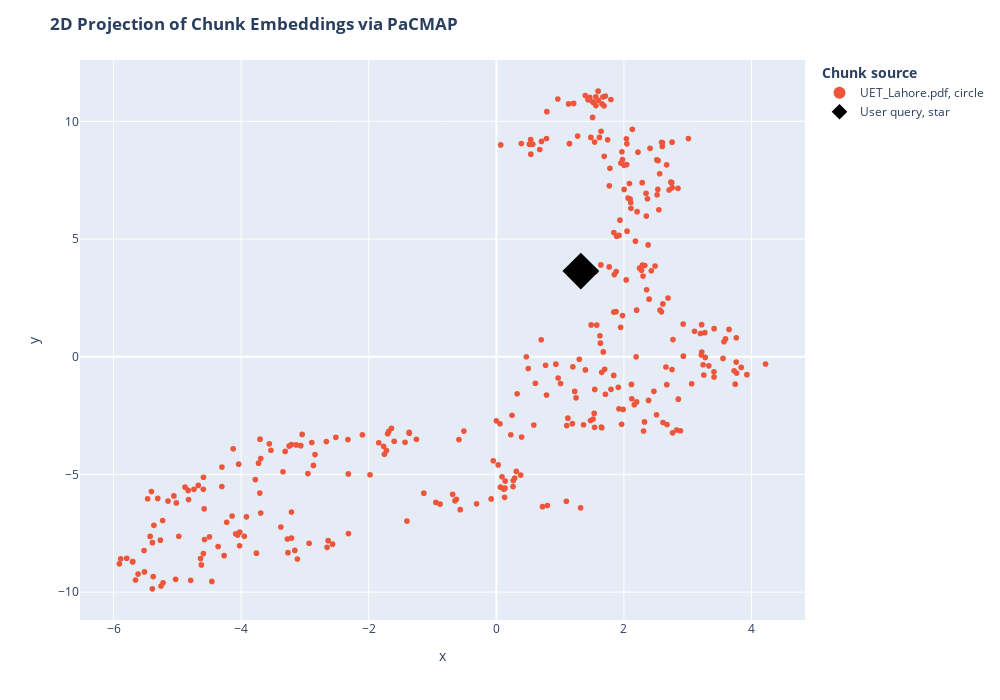

The notebook cell this image was saved under:
### Code cell
import pacmap # PaCMAP is a dimensionality reduction algorithm that preserves the global structure of the data
import numpy as np
import plotly.express as px

embedding_projector = pacmap.PaCMAP(
    n_components=2, n_neighbors=None, MN_ratio=0.5, FP_ratio=2.0, random_state=1
)

embeddings_2d = [
    list(KNOWLEDGE_VECTOR_DATABASE.index.reconstruct_n(idx, 1)[0])
    for idx in range(len(docs_processed))
] + [query_vector]

# Fit the data (the index of transformed data corresponds to the index of the original data)
documents_projected = embedding_projector.fit_transform(
    np.array(embeddings_2d), init="pca"
)
df = pd.DataFrame.from_dict(
    [
        {
            "x": documents_projected[i, 0],
            "y": documents_projected[i, 1],
            "source": docs_processed[i].metadata["source"].split("/")[1],
            "extract": docs_processed[i].page_content[:100] + "...",
            "symbol": "circle",
            "size_col": 4,
        }
        for i in range(len(docs_processed))
    ]
    + [
        {
            "x": documents_projected[-1, 0],
            "y": documents_projected[-1, 1],
            "source": "User query",
            "extract": user_query,
            "size_col": 100,
            "symbol": "star",
        }
    ]
)

# Visualize the embedding
fig = px.scatter(
    df,
    x="x",
    y="y",
    color="source",
    hover_data="extract",
    size="size_col",
    symbol="symbol",
    color_discrete_map={"User query": "black"},
    width=1000,
    height=700,
)
fig.update_traces(
    marker=dict(opacity=1, line=dict(width=0, color="DarkSlateGrey")),
    selector=dict(mode="markers"),
)
fig.update_layout(
    legend_title_text="<b>Chunk source</b>",
    title="<b>2D Projection of Chunk Embeddings via PaCMAP</b>",
)
fig.show()

### Figure 1 — Plotly figure (JSON) as saved in the notebook; plotly's stock layout.template omitted (floating-point values rounded to 4 significant figures; data arrays with more than 128 entries replaced by an {"elided": "..."} marker saying what was removed)
{"data": [{"customdata": {"elided": "336x1 str values"}, "hovertemplate": "source=UET_Lahore.pdf<br>symbol=circle<br>x=%{x}<br>y=%{y}<br>size_col=%{marker.size}<br>extract=%{customdata[0]}<extra></extra>", "legendgroup": "UET_Lahore.pdf, circle", "marker": {"color": "#EF553B", "line": {"color": "DarkSlateGrey", "width": 0}, "opacity": 1, "size": {"elided": "336 int values"}, "sizemode": "area", "sizeref": 0.25, "symbol": "circle"}, "mode": "markers", "name": "UET_Lahore.pdf, circle", "orientation": "v", "showlegend": true, "type": "scatter", "x": {"elided": "336 float values"}, "xaxis": "x", "y": {"elided": "336 float values"}, "yaxis": "y"}, {"customdata": [["Who is Vice Chancellor University of Engineering and Technology, Lahore?"]], "hovertemplate": "source=User query<br>symbol=star<br>x=%{x}<br>y=%{y}<br>size_col=%{marker.size}<br>extract=%{customdata[0]}<extra></extra>", "legendgroup": "User query, star", "marker": {"color": "black", "line": {"color": "DarkSlateGrey", "width": 0}, "opacity": 1, "size": [100], "sizemode": "area", "sizeref": 0.25, "symbol": "diamond"}, "mode": "markers", "name": "User query, star", "orientation": "v", "showlegend": true, "type": "scatter", "x": [1.324], "xaxis": "x", "y": [3.643], "yaxis": "y"}], "layout": {"height": 700, "legend": {"itemsizing": "constant", "title": {"text": "<b>Chunk source</b>"}, "tracegroupgap": 0}, "margin": {"t": 60}, "title": {"text": "<b>2D Projection of Chunk Embeddings via PaCMAP</b>"}, "width": 1000, "xaxis": {"anchor": "y", "domain": [0, 1], "title": {"text": "x"}}, "yaxis": {"anchor": "x", "domain": [0, 1], "title": {"text": "y"}}}}
